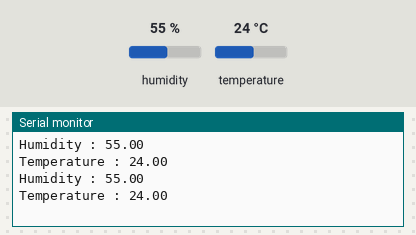
Recording of a sketch running on a simulated ESP32. Shown: the last lines printed to the serial monitor. The test bench sets the inputs (shaded band); at power-on: humidity 55 %, temperature 24 °C. No MQTT or app messages arrive unless stated.

Above: at 5.8 s.
5.9 s: humidity set to 22 %
At 11.0 s:
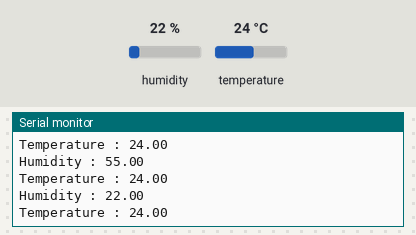
11.9 s: temperature set to 12 °C
At 15.7 s:
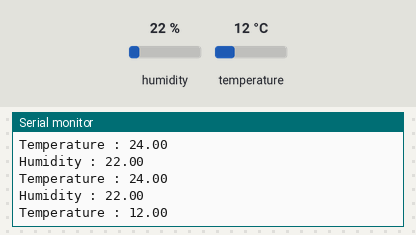
17.9 s: humidity set to 40 %
At 21.6 s:
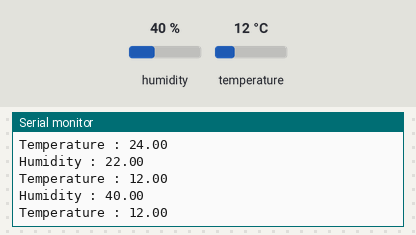
Timing chart, 0 to 23.1 s (numbered marks = the images above; inputs shaded):
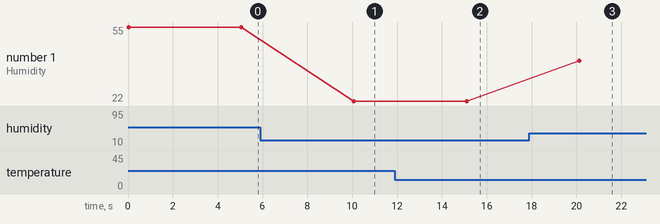

Measured:
- after the input at 5.9 s, the serial monitor: prints a new line after 4.2 s (image 1)
- after the input at 11.9 s, the serial monitor: prints a new line after 3.2 s (image 2)
- after the input at 17.9 s, the serial monitor: prints a new line after 2.2 s (image 3)
- plotted number 1: 55 → 22 after the input at 5.9 s, 22 → 40 after the input at 17.9 s

The sketch:

mqtt_arduino_nodered.ino
```cpp
#include <EspMQTTClient.h> // PubSubclient 라이브러리를 포함한 ESP32 MQTT Client 라이브러리
#include <DHT.h> //DHT11 라이브러리
#define DHTTYPE DHT11 // DHT 센서 타입 정의
DHT dht(13, DHTTYPE); //DHT 설정 dht( 핀, DHT 종류)
float temp1,humid1;
char temp[10]; // temp, humid 를 문자열로 합쳐서 전송하기 위한 변수 정의
char humid[10];
EspMQTTClient client(
"U+Net9048", // SSID
"1DECJE#2A4", // PW
"broker.mqttdashboard.com", // MQTT Broker 서버 IP
"TEST", // 클라이언트 이름
1883 // MQTT 포트번호
);


void setup()
{
Serial.begin(115200); //Initialize serial
dht.begin();
client.enableDebuggingMessages();
client.enableLastWillMessage("TestClient/lastwill", "I am going offline");
}
void onConnectionEstablished(){
}
void loop() {
client.loop();
temp1 = dht.readTemperature(); // 온도를 읽어서 tem에 저장
humid1 = dht.readHumidity(); // 습도를 읽어서 hum에 저장
sprintf(temp, "%.2f" ,dht.readTemperature());
sprintf(humid, "%.2f" ,dht.readHumidity());
Serial.print(F("Humidity : "));
Serial.println(humid1);
Serial.print(F("Temperature : "));
Serial.println(temp1);
client.publish("mytopic/temp", temp);
client.publish("mytopic/humid", humid);
delay(5000);

}
```
